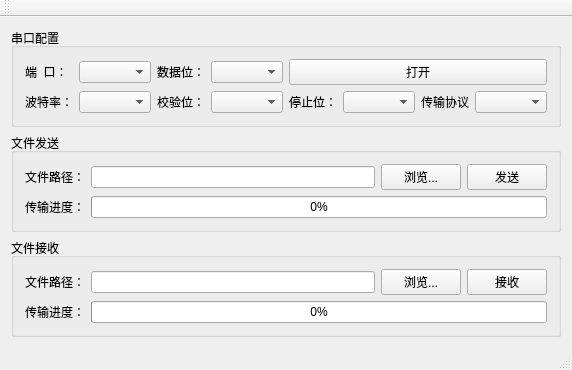
<?xml version="1.0" encoding="UTF-8"?>
<ui version="4.0">
 <class>FileTransmit</class>
 <widget class="QMainWindow" name="FileTransmit">
  <property name="geometry">
   <rect>
    <x>0</x>
    <y>0</y>
    <width>565</width>
    <height>368</height>
   </rect>
  </property>
  <property name="windowTitle">
   <string>FileTransmit</string>
  </property>
  <widget class="QWidget" name="centralWidget">
   <layout class="QGridLayout" name="gridLayout">
    <item row="1" column="0">
     <widget class="QGroupBox" name="groupBox_2">
      <property name="title">
       <string>文件发送</string>
      </property>
      <layout class="QVBoxLayout" name="verticalLayout">
       <item>
        <layout class="QHBoxLayout" name="horizontalLayout_2">
         <item>
          <widget class="QLabel" name="label_3">
           <property name="text">
            <string>文件路径：</string>
           </property>
          </widget>
         </item>
         <item>
          <widget class="QLineEdit" name="transmitPath">
           <property name="enabled">
            <bool>true</bool>
           </property>
           <property name="text">
            <string/>
           </property>
           <property name="readOnly">
            <bool>false</bool>
           </property>
          </widget>
         </item>
         <item>
          <widget class="QPushButton" name="transmitBrowse">
           <property name="enabled">
            <bool>true</bool>
           </property>
           <property name="text">
            <string>浏览...</string>
           </property>
          </widget>
         </item>
         <item>
          <widget class="QPushButton" name="transmitButton">
           <property name="enabled">
            <bool>true</bool>
           </property>
           <property name="text">
            <string>发送</string>
           </property>
          </widget>
         </item>
        </layout>
       </item>
       <item>
        <layout class="QHBoxLayout" name="horizontalLayout_3">
         <item>
          <widget class="QLabel" name="label_5">
           <property name="text">
            <string>传输进度：</string>
           </property>
          </widget>
         </item>
         <item>
          <widget class="QProgressBar" name="transmitProgress">
           <property name="value">
            <number>0</number>
           </property>
          </widget>
         </item>
        </layout>
       </item>
      </layout>
     </widget>
    </item>
    <item row="2" column="0">
     <widget class="QGroupBox" name="groupBox_3">
      <property name="title">
       <string>文件接收</string>
      </property>
      <layout class="QVBoxLayout" name="verticalLayout_2">
       <item>
        <layout class="QHBoxLayout" name="horizontalLayout_4">
         <item>
          <widget class="QLabel" name="label_4">
           <property name="text">
            <string>文件路径：</string>
           </property>
          </widget>
         </item>
         <item>
          <widget class="QLineEdit" name="receivePath">
           <property name="enabled">
            <bool>true</bool>
           </property>
           <property name="readOnly">
            <bool>false</bool>
           </property>
          </widget>
         </item>
         <item>
          <widget class="QPushButton" name="receiveBrowse">
           <property name="enabled">
            <bool>true</bool>
           </property>
           <property name="text">
            <string>浏览...</string>
           </property>
          </widget>
         </item>
         <item>
          <widget class="QPushButton" name="receiveButton">
           <property name="enabled">
            <bool>true</bool>
           </property>
           <property name="text">
            <string>接收</string>
           </property>
          </widget>
         </item>
        </layout>
       </item>
       <item>
        <layout class="QHBoxLayout" name="horizontalLayout_5">
         <item>
          <widget class="QLabel" name="label_6">
           <property name="text">
            <string>传输进度：</string>
           </property>
          </widget>
         </item>
         <item>
          <widget class="QProgressBar" name="receiveProgress">
           <property name="value">
            <number>0</number>
           </property>
          </widget>
         </item>
        </layout>
       </item>
      </layout>
     </widget>
    </item>
    <item row="0" column="0">
     <widget class="QGroupBox" name="groupBox">
      <property name="title">
       <string>串口配置</string>
      </property>
      <layout class="QGridLayout" name="gridLayout_2">
       <item row="0" column="0">
        <widget class="QLabel" name="label">
         <property name="text">
          <string>端  口：</string>
         </property>
        </widget>
       </item>
       <item row="1" column="2">
        <widget class="QLabel" name="label_9">
         <property name="text">
          <string>校验位：</string>
         </property>
        </widget>
       </item>
       <item row="1" column="8">
        <widget class="QLabel" name="label_8">
         <property name="text">
          <string>停止位：</string>
         </property>
        </widget>
       </item>
       <item row="0" column="1">
        <widget class="QComboBox" name="comPort">
         <property name="maxVisibleItems">
          <number>12</number>
         </property>
        </widget>
       </item>
       <item row="0" column="8" colspan="4">
        <widget class="QPushButton" name="comButton">
         <property name="text">
          <string>打开</string>
         </property>
         <property name="checkable">
          <bool>true</bool>
         </property>
        </widget>
       </item>
       <item row="1" column="4">
        <widget class="QComboBox" name="comVerify"/>
       </item>
       <item row="0" column="4">
        <widget class="QComboBox" name="comDataBit"/>
       </item>
       <item row="1" column="1">
        <widget class="QComboBox" name="comBaudRate">
         <property name="currentText">
          <string/>
         </property>
         <property name="currentIndex">
          <number>-1</number>
         </property>
         <property name="maxVisibleItems">
          <number>12</number>
         </property>
        </widget>
       </item>
       <item row="1" column="0">
        <widget class="QLabel" name="label_2">
         <property name="text">
          <string>波特率：</string>
         </property>
        </widget>
       </item>
       <item row="0" column="2">
        <widget class="QLabel" name="label_7">
         <property name="text">
          <string>数据位：</string>
         </property>
        </widget>
       </item>
       <item row="1" column="10">
        <widget class="QLabel" name="label_10">
         <property name="text">
          <string>传输协议</string>
         </property>
        </widget>
       </item>
       <item row="1" column="9">
        <widget class="QComboBox" name="comStop"/>
       </item>
       <item row="1" column="11">
        <widget class="QComboBox" name="cbbTransmitProtocol"/>
       </item>
      </layout>
     </widget>
    </item>
   </layout>
  </widget>
  <widget class="QMenuBar" name="menuBar">
   <property name="geometry">
    <rect>
     <x>0</x>
     <y>0</y>
     <width>565</width>
     <height>22</height>
    </rect>
   </property>
  </widget>
  <widget class="QToolBar" name="mainToolBar">
   <attribute name="toolBarArea">
    <enum>TopToolBarArea</enum>
   </attribute>
   <attribute name="toolBarBreak">
    <bool>false</bool>
   </attribute>
  </widget>
  <widget class="QStatusBar" name="statusBar"/>
 </widget>
 <layoutdefault spacing="6" margin="11"/>
 <resources/>
 <connections/>
</ui>
